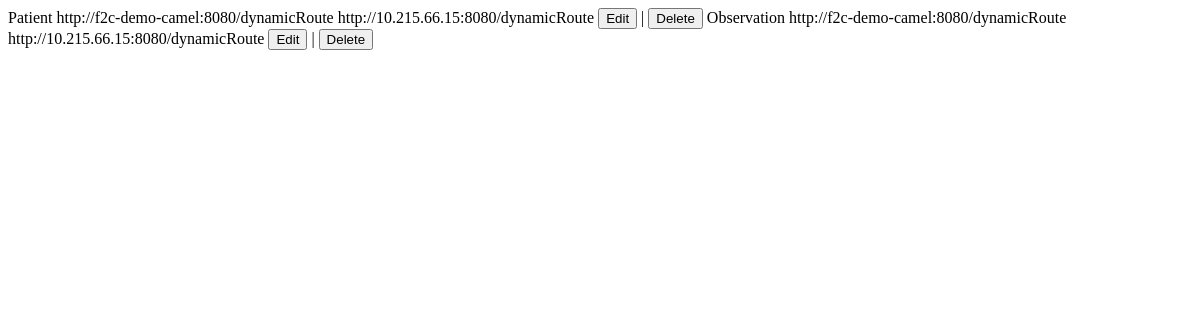
The page /get_message_types on the database as committed earlier.
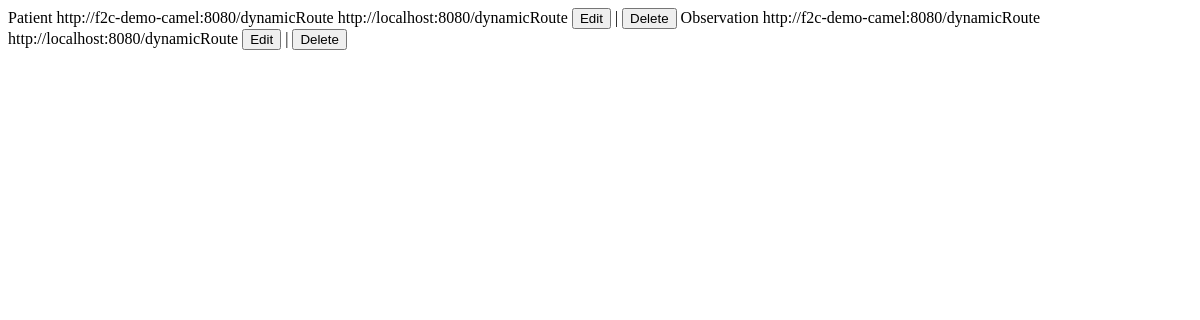
The same page on the database as committed later.
### app.py (models this page shows)
class MessageType(db.Model):
    id = db.Column(db.Integer, primary_key=True)
    name = db.Column(db.String(100), nullable=False)
    description = db.Column(db.Text)
    created_at = db.Column(db.DateTime, default=datetime.utcnow)
    endpoint = db.Column(db.String(150), nullable=False, default="http://localhost:8080/validator")
    test_messages = db.relationship('TestMessage', backref='message_type', lazy=True)
    transforms = db.relationship('XSLTransform', backref='message_type', lazy=True)

### app.py (the view)
@app.route('/get_message_types')
def get_message_types():
    types = MessageType.query.all()
    return render_template('message_types/_list.html', message_types=types)

### templates/message_types/_list.html
{% for type in message_types %}
<tr class="hover:bg-gray-50">
    <td class="px-6 py-4 whitespace-nowrap">{{ type.name }}</td>
    <td class="px-6 py-4">{{ type.description }}</td>
    <td class="px-6 py-4"> {{ type.endpoint }}</td>
    <td class="px-6 py-4 whitespace-nowrap">
        <button hx-get="/api/message_types/{{ type.id }}/edit"
                hx-target="#edit-modal-content"
                onclick="showModal()"
                class="text-blue-600 hover:text-blue-900">
            Edit
        </button>
        |
        <button hx-delete="/api/message_types/{{ type.id }}"
                hx-confirm="Are you sure you want to delete this message type?"
                hx-target="#body_content" hx-swap="innerHTML"
                class="text-red-600 hover:text-red-900">
            Delete
        </button>
    </td>
</tr>
{% endfor %}

Rows that differ between the two databases and show on the page:
changed MessageType "Patient": endpoint "http://10.215.66.15:8080/dynamicRoute" → "http://localhost:8080/dynamicRoute"
changed MessageType "Observation": endpoint "http://10.215.66.15:8080/dynamicRoute" → "http://localhost:8080/dynamicRoute"
